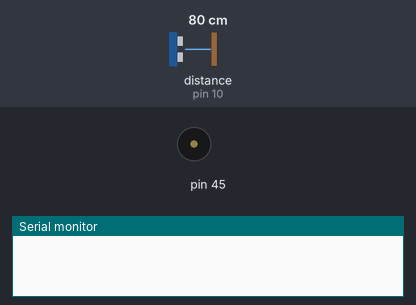
Simulated run of this sketch. Board: Arduino Uno, built with avr-gcc and run on an emulated ATmega328P. Shown: buzzer (waves = sounding), the last lines printed to the serial monitor. Inputs (shaded band) come from the test bench; at power-on: distance to the obstacle (sensor on pin 10) 80 cm.

Above: at 0.8 s.
0.9 s: distance to the obstacle (sensor on pin 10) set to 11 cm
2.4 s: distance to the obstacle (sensor on pin 10) set to 8 cm
At 2.55 s:
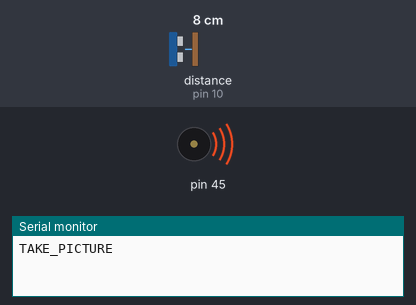
Timing chart, 0 to 11.4 s (numbered marks = the images above; inputs shaded):
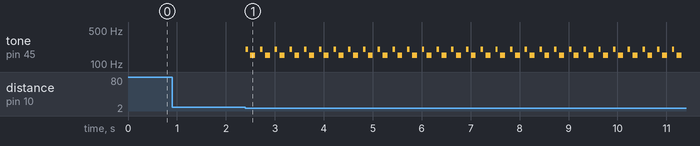

The sketch:

CollisionAvoidance.ino
```cpp
// generated by mBlock5 for mBot Ranger
// codes make you happy
#include <Arduino.h>
#include <Wire.h>
#include <SoftwareSerial.h>
#include <MeAuriga.h>

MeUltrasonicSensor ultrasonic_10(10);
MeBuzzer buzzer;

void setup() {
  Serial.begin(9600);
  buzzer.setpin(45);
  while(1) {
      if(ultrasonic_10.distanceCm() < 10){
        Serial.print("TAKE_PICTURE");
        collisionBuzz();
      }
  }
}

void collisionBuzz() {
  buzzer.tone(200, 50);
  delay(50);
  buzzer.tone(150, 100);
  delay(100);
  buzzer.tone(200, 50);
  delay(50);
  buzzer.tone(150, 100);
  delay(100);
  buzzer.tone(200, 50);
  delay(50);
  buzzer.tone(150, 100);
  delay(100);
}
```

Measured:
- the behaviour switches between 10 and 9 cm on distance to the obstacle (sensor on pin 10) (found by bisection; images 0 and 1)
- after the input at 0.9 s, every drawn part: stays the same
- after the input at 2.4 s, tone on pin 45: silent → 200 Hz at once, then repeats every 0.30 s: silent 0.05 s, 150 Hz 0.10 s, silent 0.10 s, 200 Hz 0.05 s
